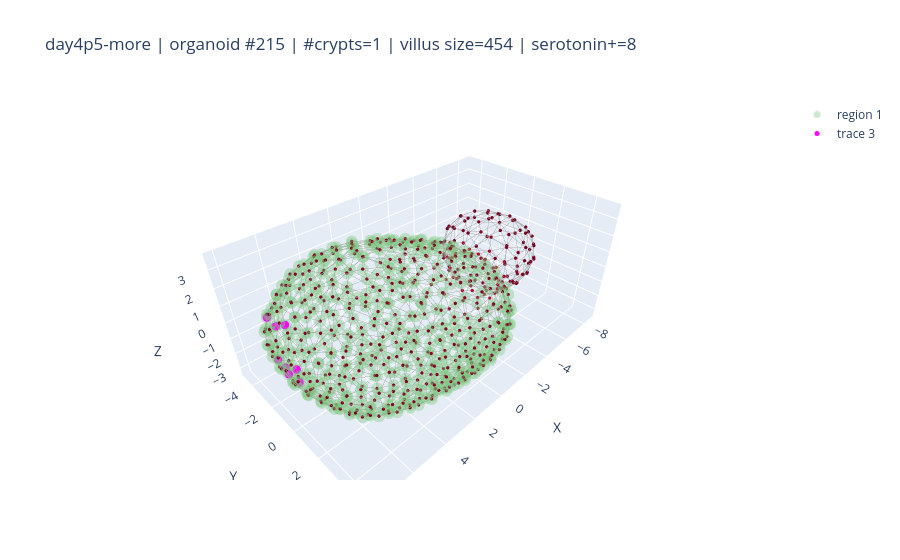
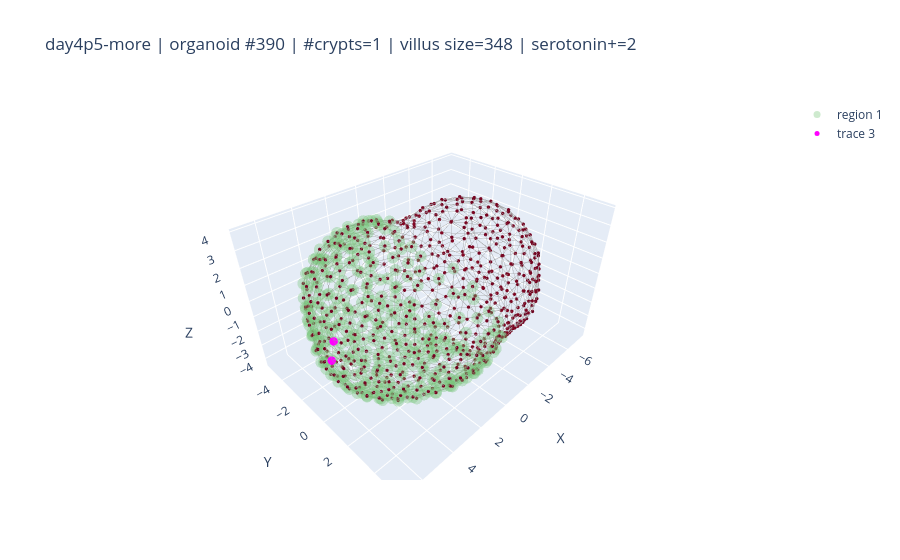
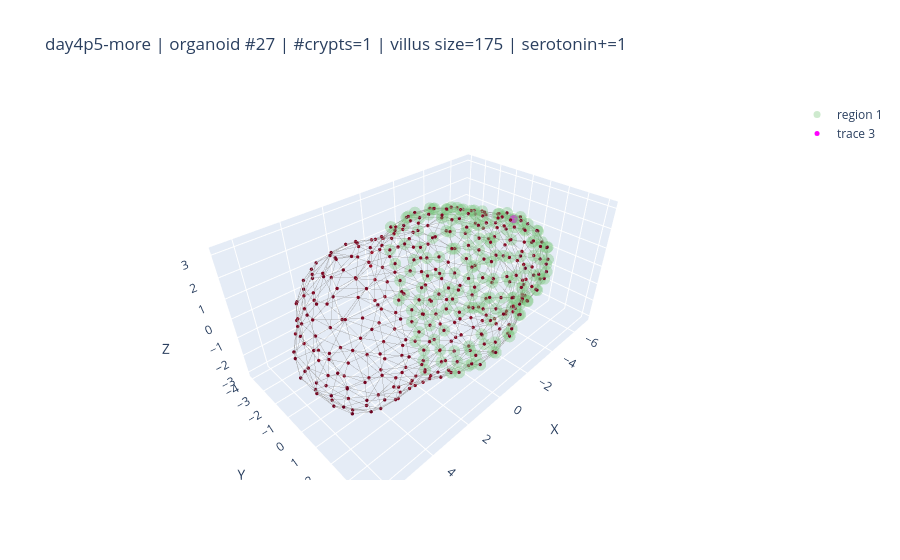
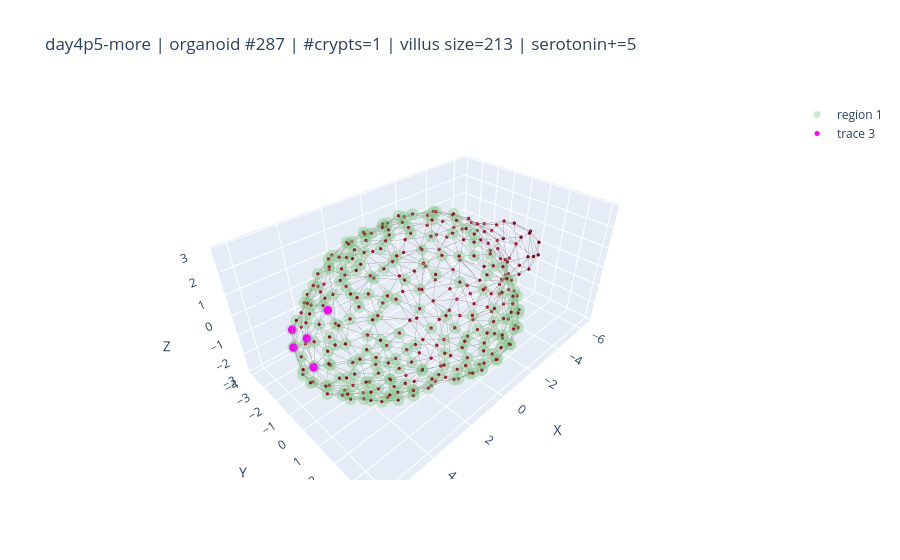

Notebook cell for these charts, in order:
### Code cell
# -------- settings --------
min_cells = 10                # ignore villi/crypts smaller than this
max_examples = 5             # cap the number of plots
seed = None                      # set to None for non-reproducible sampling
node_size = 2
villus_colorscale = 'Greens'
serotonin_color = 'magenta'
marker_name_serotonin = "Serotonin"

def _marker_index(names, target="Serotonin"):
    if names is None: 
        return None
    try:
        return names.index(target)
    except ValueError:
        for j, nm in enumerate(names):
            if isinstance(nm, str) and nm.lower() == target.lower():
                return j
    return None

# ---- 1) Collect all candidate villi: (tp, i, villus_indices, meta_info) ----
candidates = []
for tp, d in results.items():
    markers_all   = d.get("markers_all",  np.array([], dtype=object))
    centroids_all = d.get("centroids_all", [])
    graphs_all    = d.get("cell_graphs_all", [])
    HKS_all       = d.get("HKS_all", None)
    crypts_all    = d.get("crypts_all",   [])
    villus_all    = d.get("villus_all",   [])
    names         = d.get("marker_names", None)

    # normalize object arrays -> lists
    if isinstance(crypts_all, np.ndarray):    crypts_all    = crypts_all.tolist()
    if isinstance(villus_all, np.ndarray):    villus_all    = villus_all.tolist()
    if isinstance(centroids_all, np.ndarray): centroids_all = centroids_all.tolist()
    if isinstance(graphs_all, np.ndarray):    graphs_all    = graphs_all.tolist()

    if markers_all is None or len(markers_all) == 0:
        continue

    ser_idx = _marker_index(names, marker_name_serotonin)
    if ser_idx is None:
        continue  # this timepoint has no serotonin marker

    n_items = len(markers_all)
    for i in range(n_items):
        markers = markers_all[i]
        if markers is None:
            continue

        crypt_patches  = _to_patch_list(crypts_all[i]  if i < len(crypts_all)  else None)
        villus_patches = _to_patch_list(villus_all[i]  if i < len(villus_all)  else None)

        # filter by region size
        crypt_patches  = [p for p in crypt_patches  if len(p) >= min_cells]
        villus_patches = [p for p in villus_patches if len(p) >= min_cells]

        if not crypt_patches or not villus_patches:
            continue  # require organoid to contain crypts and at least one villus

        for villus_patch in villus_patches:
            idx = np.fromiter(villus_patch, dtype=int)
            if idx.size == 0:
                continue
            ser_mask_villus = np.asarray(markers[idx, ser_idx], dtype=bool).reshape(-1)
            if np.any(ser_mask_villus):
                # store minimal info needed for plotting later
                meta = {
                    "tp": tp,
                    "org_idx": i,
                    "villus_size": int(idx.size),
                    "ser_count": int(np.count_nonzero(ser_mask_villus)),
                    "n_crypts": len(crypt_patches)
                }
                candidates.append( (tp, i, idx, meta) )

# ---- 2) Randomly sample up to max_examples and plot ----
if not candidates:
    print("No villi with Serotonin found in organoids that contain crypts (after filtering).")
else:
    if seed is not None:
        np.random.seed(seed)
    k = min(max_examples, len(candidates))
    sel = np.random.choice(len(candidates), size=k, replace=False)

    plotted = 0
    for j in sel:
        tp, i, idx, meta = candidates[j]
        d = results[tp]

        C = d['centroids_all'][i]
        G = d['cell_graphs_all'][i]
        H = None
        try:
            if d.get('HKS_all', None) is not None and d['HKS_all'][i] is not None:
                H = d['HKS_all'][i][:, 0]
        except Exception:
            H = None

        # rebuild serotonin mask (could also have saved it, but quick to recompute)
        names = d.get("marker_names", None)
        ser_idx = _marker_index(names, marker_name_serotonin)
        markers = d['markers_all'][i]
        ser_mask_villus = np.asarray(markers[idx, ser_idx], dtype=bool).reshape(-1)
        idx_ser = idx[ser_mask_villus]

        # --- plot whole organoid ---
        fig = plot_organoid_graph(C, G, H, node_size=node_size)

        # highlight the selected villus
        add_region_overlays(fig, C, [idx.tolist()], colorscale=villus_colorscale)
        
        # highlight serotonin+ inside the villus
        fig.add_trace(
            go.Scatter3d(
                x=C[idx_ser, 0], y=C[idx_ser, 1], z=C[idx_ser, 2],
                mode="markers",
                marker=dict(size=node_size+3, color=serotonin_color),
                showlegend=True, hoverinfo="skip",
            )
        )

        # title / annotation
        fig.update_layout(
            title=f"{meta['tp']} | organoid #{meta['org_idx']} | #crypts={meta['n_crypts']} | villus size={meta['villus_size']} | serotonin+={meta['ser_count']}"
        )

        fig.show()
        plotted += 1

    print(f"Plotted {plotted} random villi with Serotonin (out of {len(candidates)} candidates).")

### Figure 1 — Plotly figure (JSON) as saved in the notebook; plotly's stock layout.template omitted (floating-point values rounded to 4 significant figures; data arrays with more than 128 entries replaced by an {"elided": "..."} marker saying what was removed)
{"data": [{"hoverinfo": "skip", "line": {"color": "rgba(120,120,120,0.75)", "width": 1}, "mode": "lines", "showlegend": false, "type": "scatter3d", "x": {"elided": "5400 float values"}, "y": {"elided": "5400 float values"}, "z": {"elided": "5400 float values"}}, {"hoverinfo": "skip", "marker": {"cmax": 0.08599, "cmid": 0, "cmin": -0.08599, "color": {"elided": "600 float values"}, "colorscale": [[0, "rgb(5,48,97)"], [0.1, "rgb(33,102,172)"], [0.2, "rgb(67,147,195)"], [0.3, "rgb(146,197,222)"], [0.4, "rgb(209,229,240)"], [0.5, "rgb(247,247,247)"], [0.6, "rgb(253,219,199)"], [0.7, "rgb(244,165,130)"], [0.8, "rgb(214,96,77)"], [0.9, "rgb(178,24,43)"], [1, "rgb(103,0,31)"]], "line": {"width": 0}, "size": 2}, "mode": "markers", "showlegend": false, "type": "scatter3d", "x": {"elided": "600 float values"}, "y": {"elided": "600 float values"}, "z": {"elided": "600 float values"}}, {"hoverinfo": "skip", "marker": {"color": "rgb(116, 196, 118)", "size": 7}, "mode": "markers", "name": "region 1", "opacity": 0.35, "showlegend": true, "type": "scatter3d", "x": {"elided": "454 float values"}, "y": {"elided": "454 float values"}, "z": {"elided": "454 float values"}}, {"hoverinfo": "skip", "marker": {"color": "magenta", "size": 5}, "mode": "markers", "showlegend": true, "type": "scatter3d", "x": [6.679, 7.137, 7.34, 7.224, 7.364, 5.944, 6.511, 6.975], "y": [-2.324, -1.235, -1.754, -2.247, -2.531, -4.221, -3.99, -3.601], "z": [-2.427, -2.183, -1.866, -1.868, -1.429, -1.106, -0.7223, 0.3224]}], "layout": {"scene": {"aspectmode": "data", "xaxis": {"title": {"text": "X"}}, "yaxis": {"title": {"text": "Y"}}, "zaxis": {"title": {"text": "Z"}}}, "title": {"text": "day4p5-more | organoid #215 | #crypts=1 | villus size=454 | serotonin+=8"}}}

### Figure 2 — Plotly figure (JSON) as saved in the notebook; plotly's stock layout.template omitted (floating-point values rounded to 4 significant figures; data arrays with more than 128 entries replaced by an {"elided": "..."} marker saying what was removed)
{"data": [{"hoverinfo": "skip", "line": {"color": "rgba(120,120,120,0.75)", "width": 1}, "mode": "lines", "showlegend": false, "type": "scatter3d", "x": {"elided": "6288 float values"}, "y": {"elided": "6288 float values"}, "z": {"elided": "6288 float values"}}, {"hoverinfo": "skip", "marker": {"cmax": 0.08409, "cmid": 0, "cmin": -0.08409, "color": {"elided": "700 float values"}, "colorscale": [[0, "rgb(5,48,97)"], [0.1, "rgb(33,102,172)"], [0.2, "rgb(67,147,195)"], [0.3, "rgb(146,197,222)"], [0.4, "rgb(209,229,240)"], [0.5, "rgb(247,247,247)"], [0.6, "rgb(253,219,199)"], [0.7, "rgb(244,165,130)"], [0.8, "rgb(214,96,77)"], [0.9, "rgb(178,24,43)"], [1, "rgb(103,0,31)"]], "line": {"width": 0}, "size": 2}, "mode": "markers", "showlegend": false, "type": "scatter3d", "x": {"elided": "700 float values"}, "y": {"elided": "700 float values"}, "z": {"elided": "700 float values"}}, {"hoverinfo": "skip", "marker": {"color": "rgb(116, 196, 118)", "size": 7}, "mode": "markers", "name": "region 1", "opacity": 0.35, "showlegend": true, "type": "scatter3d", "x": {"elided": "348 float values"}, "y": {"elided": "348 float values"}, "z": {"elided": "348 float values"}}, {"hoverinfo": "skip", "marker": {"color": "magenta", "size": 5}, "mode": "markers", "showlegend": true, "type": "scatter3d", "x": [6.827, 6.612], "y": [1.024, 1.072], "z": [0.06409, 1.067]}], "layout": {"scene": {"aspectmode": "data", "xaxis": {"title": {"text": "X"}}, "yaxis": {"title": {"text": "Y"}}, "zaxis": {"title": {"text": "Z"}}}, "title": {"text": "day4p5-more | organoid #390 | #crypts=1 | villus size=348 | serotonin+=2"}}}

### Figure 3 — Plotly figure (JSON) as saved in the notebook; plotly's stock layout.template omitted (floating-point values rounded to 4 significant figures; data arrays with more than 128 entries replaced by an {"elided": "..."} marker saying what was removed)
{"data": [{"hoverinfo": "skip", "line": {"color": "rgba(120,120,120,0.75)", "width": 1}, "mode": "lines", "showlegend": false, "type": "scatter3d", "x": {"elided": "3420 float values"}, "y": {"elided": "3420 float values"}, "z": {"elided": "3420 float values"}}, {"hoverinfo": "skip", "marker": {"cmax": 0.08616, "cmid": 0, "cmin": -0.08616, "color": {"elided": "382 float values"}, "colorscale": [[0, "rgb(5,48,97)"], [0.1, "rgb(33,102,172)"], [0.2, "rgb(67,147,195)"], [0.3, "rgb(146,197,222)"], [0.4, "rgb(209,229,240)"], [0.5, "rgb(247,247,247)"], [0.6, "rgb(253,219,199)"], [0.7, "rgb(244,165,130)"], [0.8, "rgb(214,96,77)"], [0.9, "rgb(178,24,43)"], [1, "rgb(103,0,31)"]], "line": {"width": 0}, "size": 2}, "mode": "markers", "showlegend": false, "type": "scatter3d", "x": {"elided": "382 float values"}, "y": {"elided": "382 float values"}, "z": {"elided": "382 float values"}}, {"hoverinfo": "skip", "marker": {"color": "rgb(116, 196, 118)", "size": 7}, "mode": "markers", "name": "region 1", "opacity": 0.35, "showlegend": true, "type": "scatter3d", "x": {"elided": "175 float values"}, "y": {"elided": "175 float values"}, "z": {"elided": "175 float values"}}, {"hoverinfo": "skip", "marker": {"color": "magenta", "size": 5}, "mode": "markers", "showlegend": true, "type": "scatter3d", "x": [-6.195], "y": [-0.0831], "z": [1.327]}], "layout": {"scene": {"aspectmode": "data", "xaxis": {"title": {"text": "X"}}, "yaxis": {"title": {"text": "Y"}}, "zaxis": {"title": {"text": "Z"}}}, "title": {"text": "day4p5-more | organoid #27 | #crypts=1 | villus size=175 | serotonin+=1"}}}

### Figure 4 — Plotly figure (JSON) as saved in the notebook; plotly's stock layout.template omitted (floating-point values rounded to 4 significant figures; data arrays with more than 128 entries replaced by an {"elided": "..."} marker saying what was removed)
{"data": [{"hoverinfo": "skip", "line": {"color": "rgba(120,120,120,0.75)", "width": 1}, "mode": "lines", "showlegend": false, "type": "scatter3d", "x": {"elided": "2775 float values"}, "y": {"elided": "2775 float values"}, "z": {"elided": "2775 float values"}}, {"hoverinfo": "skip", "marker": {"cmax": 0.09426, "cmid": 0, "cmin": -0.09426, "color": {"elided": "310 float values"}, "colorscale": [[0, "rgb(5,48,97)"], [0.1, "rgb(33,102,172)"], [0.2, "rgb(67,147,195)"], [0.3, "rgb(146,197,222)"], [0.4, "rgb(209,229,240)"], [0.5, "rgb(247,247,247)"], [0.6, "rgb(253,219,199)"], [0.7, "rgb(244,165,130)"], [0.8, "rgb(214,96,77)"], [0.9, "rgb(178,24,43)"], [1, "rgb(103,0,31)"]], "line": {"width": 0}, "size": 2}, "mode": "markers", "showlegend": false, "type": "scatter3d", "x": {"elided": "310 float values"}, "y": {"elided": "310 float values"}, "z": {"elided": "310 float values"}}, {"hoverinfo": "skip", "marker": {"color": "rgb(116, 196, 118)", "size": 7}, "mode": "markers", "name": "region 1", "opacity": 0.35, "showlegend": true, "type": "scatter3d", "x": {"elided": "213 float values"}, "y": {"elided": "213 float values"}, "z": {"elided": "213 float values"}}, {"hoverinfo": "skip", "marker": {"color": "magenta", "size": 5}, "mode": "markers", "showlegend": true, "type": "scatter3d", "x": [5.618, 6.107, 6.12, 5.904, 5.065], "y": [-1.198, 0.9004, -0.2604, 0.4202, 0.5346], "z": [0.5122, 0.4777, 0.5907, 1.286, 2.033]}], "layout": {"scene": {"aspectmode": "data", "xaxis": {"title": {"text": "X"}}, "yaxis": {"title": {"text": "Y"}}, "zaxis": {"title": {"text": "Z"}}}, "title": {"text": "day4p5-more | organoid #287 | #crypts=1 | villus size=213 | serotonin+=5"}}}
